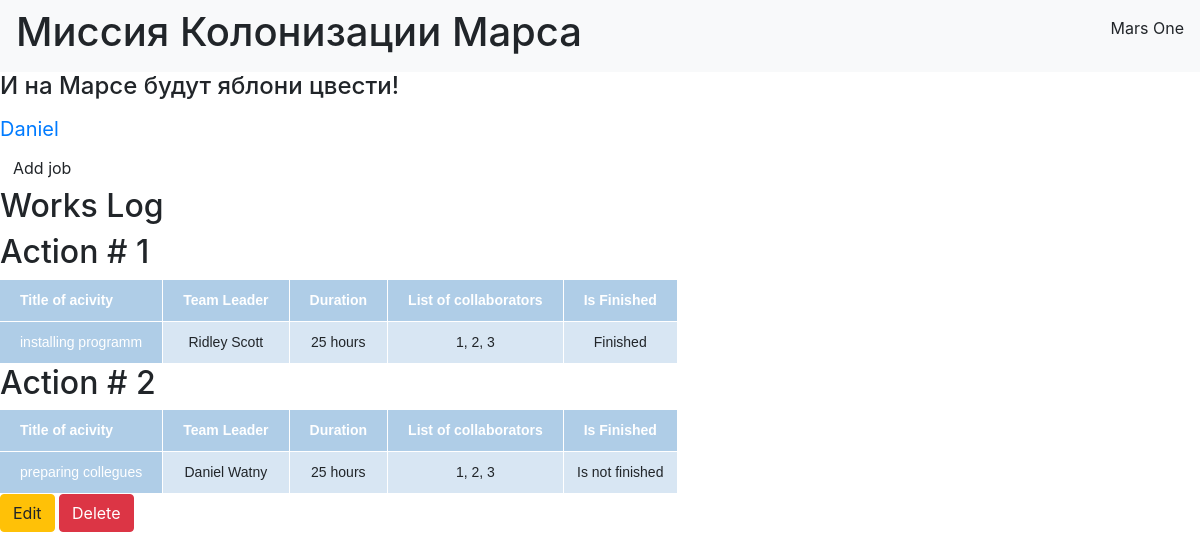
Screenshot of / (signed in) with the database file from the repository.
### data/users.py (models this page shows, shortened)
class User(SqlAlchemyBase, UserMixin):
    __tablename__ = "users"
    id = sqlalchemy.Column(sqlalchemy.Integer, primary_key=True, autoincrement=True)
    surname = sqlalchemy.Column(sqlalchemy.String, nullable=True)
    name = sqlalchemy.Column(sqlalchemy.String, nullable=True)
    age = sqlalchemy.Column(sqlalchemy.Integer, nullable=True)
    position = sqlalchemy.Column(sqlalchemy.String, nullable=True)
    speciality = sqlalchemy.Column(sqlalchemy.String, nullable=True)
    address = sqlalchemy.Column(sqlalchemy.String, nullable=True)
    email = sqlalchemy.Column(sqlalchemy.String, unique=True)
    hashed_password = sqlalchemy.Column(sqlalchemy.String, nullable=True)
    modified_date = sqlalchemy.Column(sqlalchemy.DateTime, default=datetime.datetime.now)

### data/jobs.py (models this page shows)
class Jobs(SqlAlchemyBase):
    __tablename__ = "jobs"
    id = sqlalchemy.Column(sqlalchemy.Integer, primary_key=True, autoincrement=True)
    team_leader = sqlalchemy.Column(sqlalchemy.Integer, sqlalchemy.ForeignKey("users.id"))
    job = sqlalchemy.Column(sqlalchemy.String, nullable=True)
    work_size = sqlalchemy.Column(sqlalchemy.Integer, nullable=True)
    collaborators = sqlalchemy.Column(sqlalchemy.String, nullable=True)
    start_date = sqlalchemy.Column(sqlalchemy.DateTime, default=datetime.datetime.now)
    end_date = sqlalchemy.Column(sqlalchemy.DateTime, default=datetime.datetime.now)
    is_finished = sqlalchemy.Column(sqlalchemy.Boolean, nullable=True)
    user = orm.relation("User")

### main.py (the view)
@app.route('/')
def table():
    session = db_session.create_session()
    jobs_ = session.query(jobs.Jobs).all()
    return render_template("tables.html", jobs=jobs_, current_user=current_user)

### data/db_session.py (called while the page is built)
def create_session() -> Session:
    global __factory
    return __factory()

### main.py (called while the page is built)
@login_manager.user_loader
def load_user(user_id):
    session = db_session.create_session()
    return session.query(users.User).get(user_id)

### templates/tables.html (shortened to what this page needs)
{% extends "base.html" %}
{% block content %}
{% if current_user.is_authenticated %}
<div>
    <a href="/add_job" class="btn">Add job</a>
</div>
{% endif %}
<h2>Works Log</h2>
{% for job in jobs %}
<h2>Action # {{job.id}}</h2>
<table>
    <tr>
        <th scope="col">Title of acivity</th>
        <th scope="col">Team Leader</th>
        <th scope="col">Duration</th>
        <th scope="col">List of collaborators</th>
        <th scope="col">Is Finished</th>
    </tr>
    <tr>
        <td>{{job.job}}</td>
        <td>{{job.user.name}} {{job.user.surname}}</td>
        <td>{{job.work_size}} hours</td>
        <td>{{job.collaborators}}</td>
        {% if job.is_finished %}
        <td>Finished</td>
        {% else %}
        <td>Is not finished</td>
        {% endif %}
    </tr>
</table>
{% if current_user.is_authenticated and current_user == job.user %}
<div>
    <a href="/add_job/{{job.id}}" class="btn btn-warning">Edit</a>
    <a href="/job_delete/{{job.id}}" class="btn btn-danger">Delete</a>
</div>
{% endif %}
{% endfor %}
{% endblock %}

### templates/base.html (shortened to what this page needs)
<!doctype html>
<html lang="en">
<head>
    <link rel="stylesheet"
          href="https://stackpath.bootstrapcdn.com/bootstrap/4.4.1/css/bootstrap.min.css"
>
</head>
<body>
<header>
    <nav class="navbar navbar-light bg-light">
        <h1>Миссия Колонизации Марса</h1>
        <p>Mars One</p>
    </nav>
</header>
<h4>И на Марсе будут яблони цвести!</h4>
{% if current_user.is_authenticated %}
    <a class="navbar-brand" href="/logout">{{ current_user.name }}</a>
{% else %}
    <p>
        <a class="btn btn-primary " href="/register">Зарегистрироваться</a>
        <a class="btn btn-success" href="/login">Войти</a>
    </p>
{% endif %}
{% block content %}{% endblock %}
</body>
</html>

### templates/tables.html (style rules this page uses)
table { font-family: "Lucida Sans Unicode", "Lucida Grande", Sans-Serif; font-size: 14px; border-collapse: collapse; text-align: center; }
th, td:first-child { background: #AFCDE7; color: white; padding: 10px 20px; }
th, td { border-style: solid; border-width: 0 1px 1px 0; border-color: white; }
td { background: #D8E6F3; }
th:first-child, td:first-child { text-align: left; }

### rows the page displays
User: name "Daniel"
Jobs: id "1", job "installing programm", user.name "Ridley", user.surname "Scott", work_size "25", collaborators "1, 2, 3", is_finished "Finished"
Jobs: id "2", job "preparing collegues", user.name "Daniel", user.surname "Watny", work_size "25", collaborators "1, 2, 3", is_finished "Is not finished"
